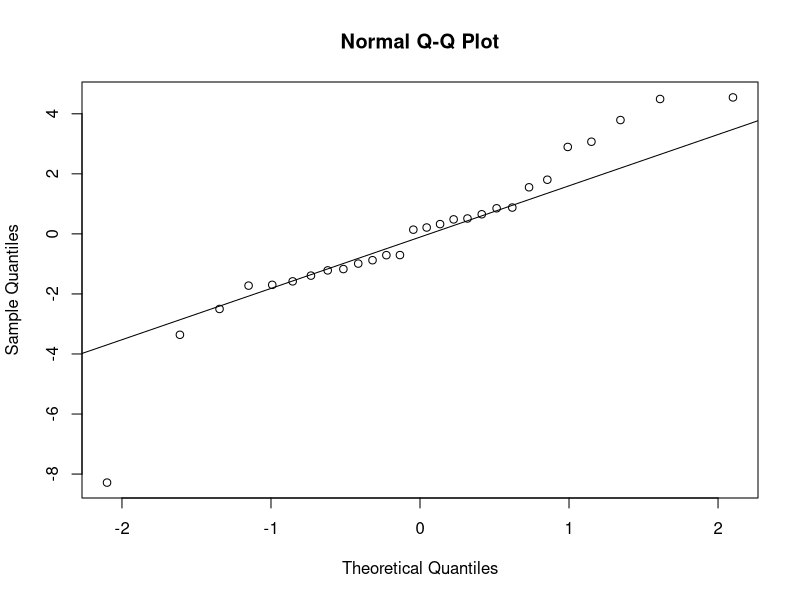
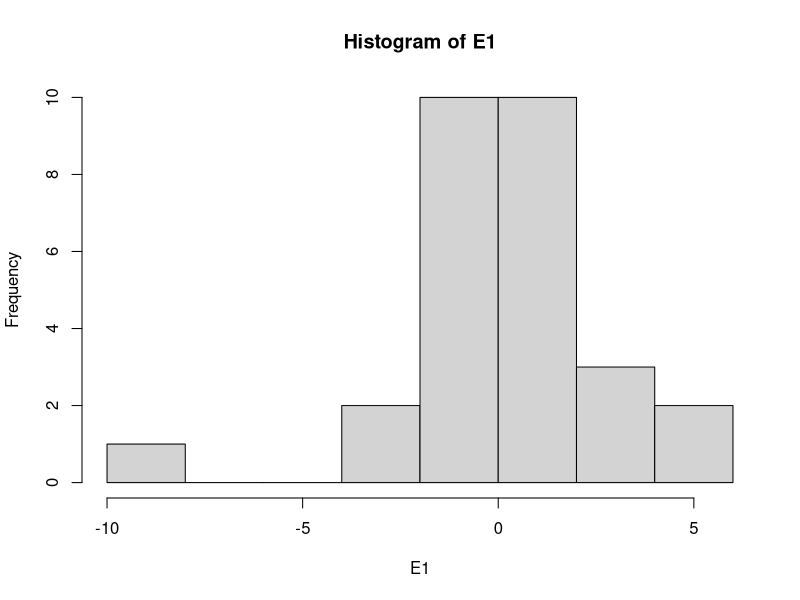
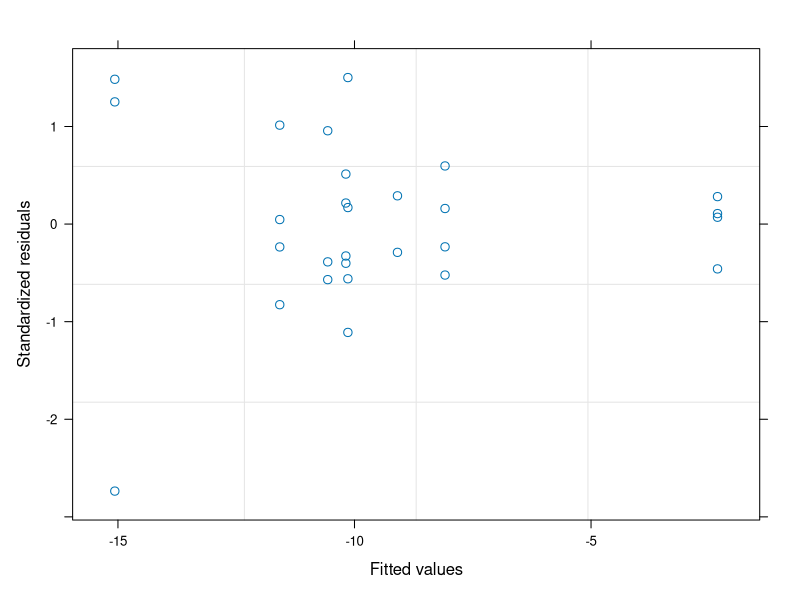

R code for these plots, in order: (Note: this script raises an error after producing the figures.)
#Author:  Clay Arango
#Creation date: 10-Feb-19
#Script to analyze NDS data from Summer 2018 NDS work with S. Roley and A. Alexiades

#packages
install.packages("nlme")
install.packages("nortest")
install.packages("dplyr")
install.packages("multcomp")
install.packages("MASS")
install.packages("ggplot2")
library(nlme)
library(nortest)
library(dplyr)
library(multcomp)
library(MASS)
library(ggplot2)

#Load data
kiona_fall <- read.table(file="kiona_fall.csv", header=T, sep=",")

#set variable
d = kiona_fall

#evaluate data to make sure factors are correct
names(d)
unique(d$nutrient) #control, N, NP, NPSi, NSi, P, PSi, Si
unique(d$N) #should be 0 and 1
unique(d$P) #should be 0 and 1
unique(d$Si) #should be 0 and 1
unique(d$top) #should be "sponge" and "glass"
#if need to change, use recode function below. 
d$top<-recode(d$top, "cellulose" ="sponge")
str(d)

#convert N and P vand Si alues (0 or 1 for absence or presence) to factors
d$N<-as.factor(d$N)
d$P<-as.factor(d$P)
d$Si<-as.factor(d$Si)
str(d)

#subset data into gpp and cr response
d.cr = subset(d, top=="sponge", data=d)
d.gpp = subset(d, top=="glass", data=d)

#calculate nrr for cr
x = aggregate(d.cr[,8], list(d.cr$nutrient), mean, na.rm=T)
x
d.cr$cr.nrr = d.cr$cr.area/-15.066287 #is there a prettier way to do this?

#calculate nrr for gpp
x = aggregate(d.gpp[,9], list(d.gpp$nutrient), mean, na.rm=T)
x
#can't calculate due to zero for control
#d.gpp$gpp.nrr = d.gpp$gpp.area/2.2686372 #is there a prettier way to do this?

############################################################
#analyze RESPIRATION data
############################################################

M1<-gls(cr.area~N*P*Si, data=d.cr, na.action=na.omit)
E1<-residuals(M1)
qqnorm(E1)
qqline(E1)
ad.test(E1)
   #residuals are normally distributed
hist(E1)  
plot(M1)

plot(filter(d.cr, !is.na(cr.area)) %>% dplyr::select(nutrient), 
     E1, xlab="nutrient", ylab="Residuals")
bartlett.test(cr.area~nutrient, data=d.cr)
   #variance test is ok

anova(M1)
  
x <- group_by(d.cr, nutrient) %>%  # Grouping function causes subsequent functions to aggregate by season and reach
  summarize(cr.mean = abs(mean(cr.area, na.rm = TRUE)), # na.rm = TRUE to remove missing values
            cr.sd=abs(sd(cr.area, na.rm = TRUE)),  # na.rm = TRUE to remove missing values
            n = sum(!is.na(cr.area)), # of observations, excluding NAs. 
            cr.se=cr.sd/sqrt(n))

ggplot(data=x, aes(x=nutrient, y=cr.mean)) + 
  geom_bar(stat="identity", position=position_dodge(), color = "black") + 
  geom_errorbar(aes(ymin=cr.mean, ymax=cr.mean+cr.se), width=0.2, 
                position=position_dodge(0.9)) + 
  xlab("Nutrient") +
  ylab(expression(Respiration~(ug~O[2]~m^{-2}~h^{-1}))) +
  ylim(0,20) +
  labs(fill="Light") +
  theme_bw() +
  theme(panel.grid.major=element_blank(),
        panel.grid.minor=element_blank(),
        legend.title=element_text(size=6),
        legend.key=element_blank(), 
        legend.position=c(0.5,0.95), 
        legend.text=element_text(size=8), 
        legend.background=element_blank(), 
        legend.direction="horizontal", 
        legend.key.size=unit(0.3, "cm"), 
        axis.title.y=element_text(size=8), 
        axis.title.x=element_text(size=8), 
        axis.text.x=element_text(size=8))

#ggsave('output/figures/Ring_fall.tiff',
#       units="in",
#       width=3.25,
#       height=3.25,
#       dpi=1200,
#       compression="lzw")

############################################################
#analyze the PRODUCTION data
############################################################

M1<-gls(gpp.area~N*P*Si, data=d.gpp, na.action=na.omit) 
E1<-residuals(M1)
qqnorm(E1)
qqline(E1)
ad.test(E1)
   #residuals are not normal

hist(E1, xlab="residuals", main="")
plot(M1)

plot(filter(d.gpp, !is.na(gpp.area)) %>% dplyr::select(nutrient), 
     E1, xlab="nutrient", ylab="Residuals")
bartlett.test(gpp.area~nutrient, data=d.gpp)
   #not OK

anova(M1)
  
x <- group_by(d.gpp, nutrient) %>%  # Grouping function causes subsequent functions to aggregate by season and reach
  summarize(gpp.mean = abs(mean(gpp.area, na.rm = TRUE)), # na.rm = TRUE to remove missing values
            gpp.sd=abs(sd(gpp.area, na.rm = TRUE)),  # na.rm = TRUE to remove missing values
            n = sum(!is.na(gpp.area)), # of observations, excluding NAs. 
            gpp.se=gpp.sd/sqrt(n))

ggplot(data=x, aes(x=nutrient, y=gpp.mean)) + 
  geom_bar(stat="identity", position=position_dodge(), color = "black") + 
  geom_errorbar(aes(ymin=gpp.mean, ymax=gpp.mean+gpp.se), width=0.2, 
                position=position_dodge(0.9)) + 
  xlab("Nutrient") +
  ylab(expression(Production~(ug~O[2]~m^{-2}~h^{-1}))) +
  labs(fill="Light") +
  theme_bw() +
  theme(panel.grid.major=element_blank(),
        panel.grid.minor=element_blank(), 
        legend.title=element_text(size=6), 
        legend.key=element_blank(),  
        legend.position=c(0.5,0.95),  
        legend.text=element_text(size=8),  
        legend.background=element_blank(),  
        legend.direction="horizontal",  
        legend.key.size=unit(0.3, "cm"),  
        axis.title.y=element_text(size=8),  
        axis.title.x=element_text(size=8),  
        axis.text.x=element_text(size=8))

#ggsave('output/figures/gppByNutrient.tiff',
#       units="in",
#       width=3.25,
#       height=3.25,
#       dpi=1200,
#       compression="lzw")


#BELOW HERE IS NOT EDITED





############################################################
#analyze the CHL-A biomass on disks

M1<-gls(chla~N*P*light, data=roza_sum.chla, na.action=na.omit)
E1<-residuals(M1)
qqnorm(E1)
qqline(E1)
ad.test(E1)
  #residuals look bad (p=0.001)
hist(E1)
plot(M1)

vf1 = varIdent(form = ~ 1|N*P)
vf2 = varIdent(form = ~ 1|light)
vf3 = varIdent(form = ~ 1|N*P*light)
vf4 = varPower(form = ~ fitted(.)) 
vf5 = varExp(form = ~ fitted(.))
vf6 = varConstPower(form = ~ fitted(.))
vf7 = varExp(form = ~ fitted(.)|nutrient)

M2<-gls(chla~N*P*light, data=roza_sum.chla, na.action=na.omit, weights=vf1)
M3<-gls(chla~N*P*light, data=roza_sum.chla, na.action=na.omit, weights=vf2)
M4<-gls(chla~N*P*light, data=roza_sum.chla, na.action=na.omit, weights=vf3)
M5<-gls(chla~N*P*light, data=roza_sum.chla, na.action=na.omit, weights=vf4)
M6<-gls(chla~N*P*light, data=roza_sum.chla, na.action=na.omit, weights=vf5)
M7<-gls(chla~N*P*light, data=roza_sum.chla, na.action=na.omit, weights=vf6)
M8<-gls(chla~N*P*light, data=roza_sum.chla, na.action=na.omit, weights=vf7)

anova(M1,M2,M3,M4,M5,M6,M7,M8)

#M3 is best on AIC

E3<-residuals(M3)
qqnorm(E3)
qqline(E3)
ad.test(E3)
#residuals are not normal (p=0.001)
hist(E3, xlab="residuals", main="")
plot(M3)
  #hist and plot look good

plot(filter(roza_sum.chla, !is.na(chla)) %>% dplyr::select(light), 
     E3, xlab="light", ylab="Residuals")
bartlett.test(chla~light, data=roza_sum.chla)

plot(filter(roza_sum.chla, !is.na(chla)) %>% dplyr::select(nutrient), 
     E3, xlab="nutrient", ylab="Residuals")
bartlett.test(chla~nutrient, data=roza_sum.chla)

anova(M3)

#light is significant and N and P separately interact with light

x<-roza_sum.chla[complete.cases(roza_sum.chla$chla),]

with(x, 
     interaction.plot(nutrient,light,chla, 
                      ylim=c(0,1.5),lty=c(1,12),lwd=2,ylab="Chlorophyll a", 
                      xlab="Nutrient", trace.label="Light"))

x <- group_by(roza_sum.chla, nutrient, light) %>%  # Grouping function causes subsequent functions to aggregate by season and reach
  summarize(chla.mean = mean(chla, na.rm = TRUE), # na.rm = TRUE to remove missing values
            chla.sd=sd(chla, na.rm = TRUE),  # na.rm = TRUE to remove missing values
            n = sum(!is.na(chla)), # of observations, excluding NAs. 
            chla.se=chla.sd/sqrt(n))

ggplot(data=x, 
       aes(x=nutrient, y=chla.mean, fill=light)) + 
  geom_bar(stat="identity", position=position_dodge(), color = "black") + 
  geom_errorbar(aes(ymin=chla.mean, ymax=chla.mean+chla.se), width=0.2, 
                position=position_dodge(0.9)) + 
  scale_fill_manual(values=c("white","black")) +
  xlab("Nutrient") +
  ylab(expression(Chlorophyll~a~(ug~cm^{-2}))) +
  ylim(0,1.7) +
  labs(fill="Light") +
  theme_bw() +
  theme(panel.grid.major=element_blank(), 
        panel.grid.minor=element_blank(), 
        legend.title=element_text(size=6), 
        legend.key=element_blank(), 
        legend.position=c(0.5,0.95), 
        legend.text=element_text(size=8), 
        legend.background=element_blank(), 
        legend.direction="horizontal", 
        legend.key.size=unit(0.3, "cm"), 
        axis.title.y=element_text(size=8), 
        axis.title.x=element_text(size=8), 
        axis.text.x=element_text(size=8))

ggsave('output/figures/chlaByNutrientLight.tiff',
       units="in",
       width=3.25,
       height=3.25,
       dpi=1200,
       compression="lzw")



############################################################
############################################################
#calculate nrr mean and standard error
x1 <- group_by(roza_sum, nutrient, light) %>%  # Grouping function causes subsequent functions to aggregate by season and reach
  summarize(chla.nrr.mean = mean(chla.nrr, na.rm = TRUE), # na.rm = TRUE to remove missing values
            chla.nrr.sd=sd(chla.nrr, na.rm = TRUE),  # na.rm = TRUE to remove missing values
            chla.n = sum(!is.na(chla.nrr)), # of observations, excluding NAs. 
            chla.nrr.se=chla.nrr.sd/sqrt(chla.n))


x2 <- group_by(roza_sum, nutrient, light) %>%  # Grouping function causes subsequent functions to aggregate by season and reach
  summarize(gpp.nrr.mean = mean(gpp.nrr, na.rm = TRUE), # na.rm = TRUE to remove missing values
            gpp.nrr.sd=sd(gpp.nrr, na.rm = TRUE),  # na.rm = TRUE to remove missing values
            gpp.n = sum(!is.na(gpp.nrr)), # of observations, excluding NAs. 
            gpp.nrr.se=gpp.nrr.sd/sqrt(gpp.n))

x3 <- group_by(roza_sum, nutrient, light) %>%  # Grouping function causes subsequent functions to aggregate by season and reach
  summarize(cr.nrr.mean = mean(cr.nrr, na.rm = TRUE), # na.rm = TRUE to remove missing values
            cr.nrr.sd=sd(cr.nrr, na.rm = TRUE),  # na.rm = TRUE to remove missing values
            cr.n = sum(!is.na(cr.nrr)), # of observations, excluding NAs. 
            cr.nrr.se=cr.nrr.sd/sqrt(cr.n))

roza_sum.nrr<-cbind(x1,x2,x3)
roza_sum.nrr <- roza_sum.nrr[, !duplicated(colnames(roza_sum.nrr))]
write.csv(roza_sum.nrr, "roza_sum.nrr.csv")
